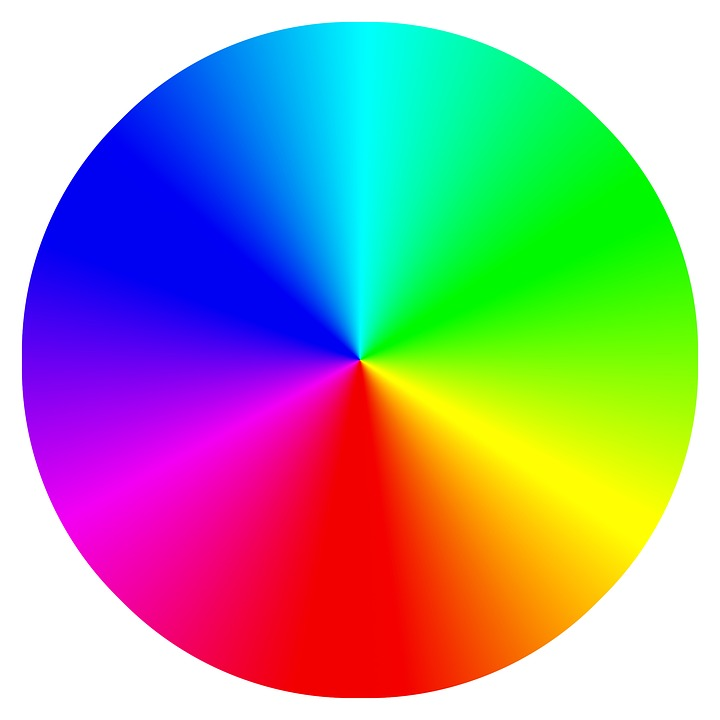
#> input picture testing/blob_testing/colourtestimg.jpg, 720 x 720 px
$ python -i blob_test_6_1.py   (imports and definitions only)
#> lines starting #> are read from the running program, lines starting #| are printed output that depends on the picture; after the words box and inside, x2 and y2 are one past the last pixel; in counts of white or black regions, pixels touching at a corner belong together
#> further down, picture is the input picture: shape (720, 720, 3); mean B, G, R 159.3, 161.2, 160.6
# GOT RID OFF EDGE DETECTION ON DIFFERENT COLOUR CHANNELS, ADDED TUNING IN CANNY EDGE

import cv2
import numpy as np
from sklearn.cluster import DBSCAN
from collections import defaultdict

NO_FRAMES = 5

# [48 lines left out: function take_image, not called in this run]

def detect_circles(frame, minDist_tune = 50, param2_tune = 40, minRadius_tune = 0, gauss_tune = 5, cannySet = True):
    """
    Takes an image in the form of a numpy array and runs Hough circle detector on it.

    Parameters:
    - frame: image frame taken using openCV
    - minDist_tune (int): Hough circle detector tuning parameter - Minimum distance between the centers of detected circles
    - param2_tune (int): Hough circle detector tuning parameter - LOWER = MORE SENSITIVE, HIGHER = LESS SENSITIVE

    Returns:
    - circles (numpy array): 3 x n array of n detected circles in the form [x, y, radius]
    """
#> called with minDist_tune = 50, param2_tune = 40, minRadius_tune = 0, gauss_tune = 5, cannySet = True

    # Convert the image to a NumPy array
    image_array = np.array(frame)

    # Normalising image
    # image_array = image_array.astype(np.float32) / 255.0

    # Altering colour channels ######################################################################
    hsv_image = cv2.cvtColor(image_array, cv2.COLOR_BGR2HSV)
#> hsv_image: shape (720, 720, 3); mean H, S, V 61.9, 177.7, 249.4

    # Define the lower and upper bounds for green and yellow in HSV
    lower_green = np.array([35, 50, 50])  # Lower bound for green
    upper_green = np.array([85, 255, 255])  # Upper bound for green

    lower_yellow = np.array([20, 50, 50])  # Lower bound for yellow
    upper_yellow = np.array([35, 255, 255])  # Upper bound for yellow

    # Create masks for green and yellow
    mask_green = cv2.inRange(hsv_image, lower_green, upper_green)
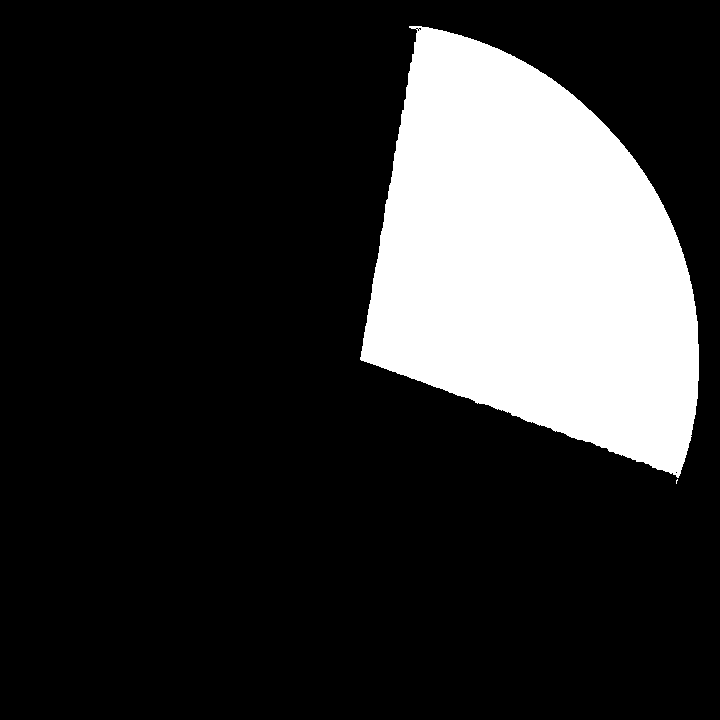
#> mask_green: shape (720, 720); 19.5% white; 2 white regions (1 under 20 px), largest, box (x1, y1, x2, y2) and area: (360, 26, 699, 478) 101138
    mask_yellow = cv2.inRange(hsv_image, lower_yellow, upper_yellow)
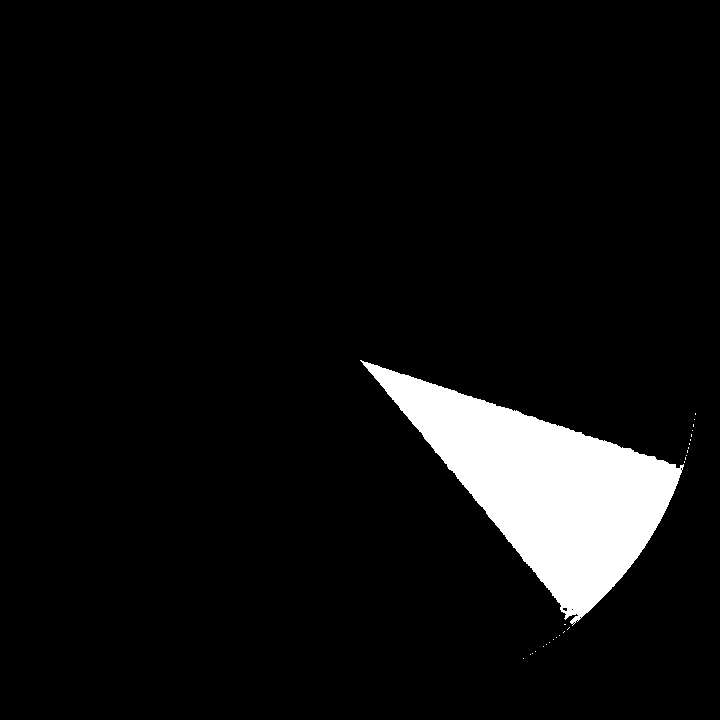
#> mask_yellow: shape (720, 720); 6.3% white; 26 white regions (25 under 20 px), largest, box (x1, y1, x2, y2) and area: (360, 360, 684, 626) 32715

    # Combine the masks
    mask = cv2.bitwise_or(mask_green, mask_yellow)
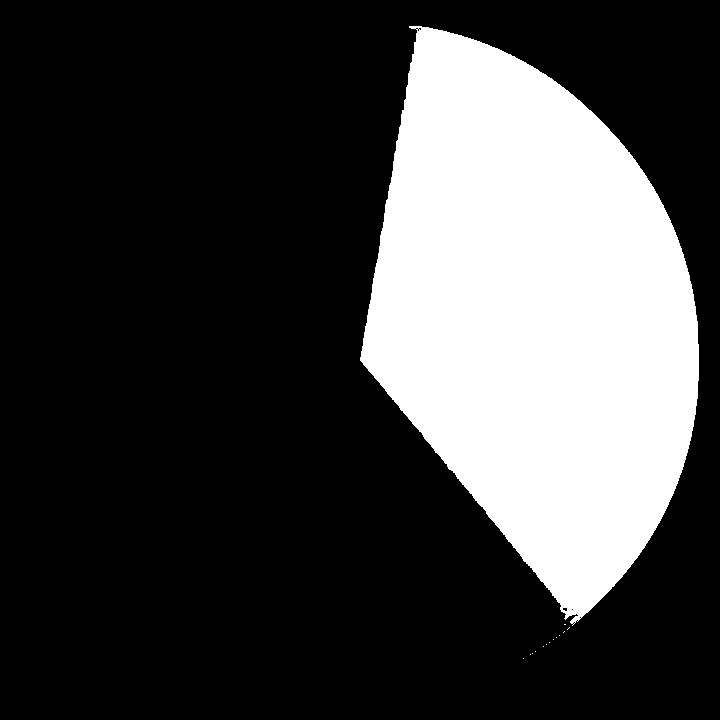
#> mask: shape (720, 720); 25.5% white; 14 white regions (13 under 20 px), largest, box (x1, y1, x2, y2) and area: (360, 26, 699, 626) 132196

    # Use the mask to extract the colored regions
    colored_regions = cv2.bitwise_and(image_array, image_array, mask=mask)
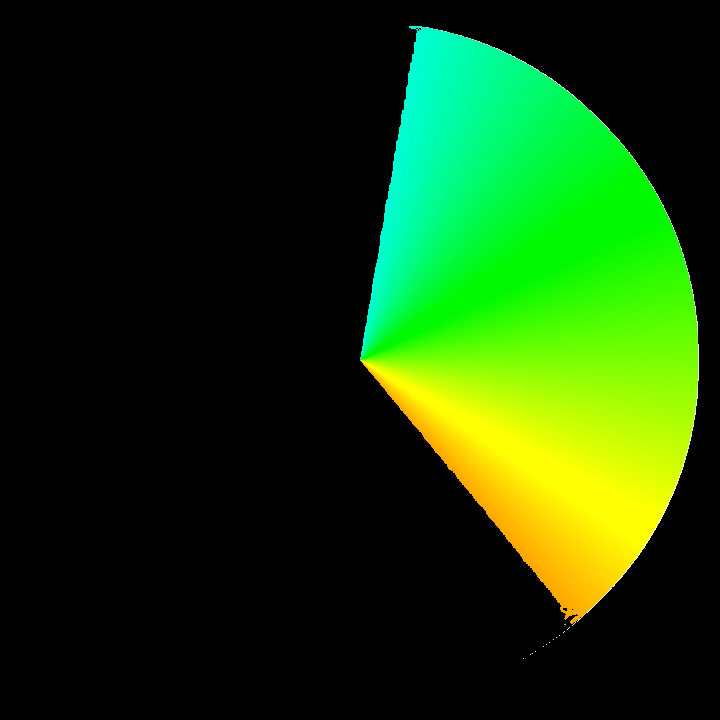
#> colored_regions: shape (720, 720, 3); mean B, G, R 10.4, 62.9, 24.7

    blurred_img = cv2.GaussianBlur(colored_regions, (5, 5), gauss_tune)

    # Edge detection ###############################################################
    find_edge_img = blurred_img

    if cannySet == True:
        edges_combined = cv2.Canny(find_edge_img, 150, 200, 5, L2gradient=True)
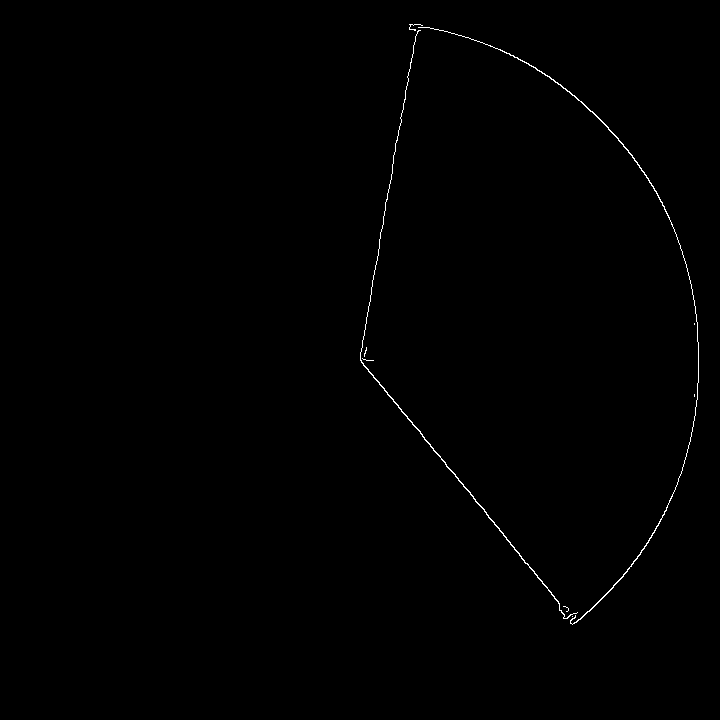
#> edges_combined: shape (720, 720); 0.35% white in thin lines or dots, all inside (x1, y1, x2, y2) = (360, 24, 699, 625)

    elif cannySet == False:
        edges_combined = cv2.Canny(find_edge_img, 150, 200)

    # Circle detection ###############################################################
    circle_det_image_gray = edges_combined

    # NOTE: TUNE THESE PARAMETERS, SPECIFICALLY PARAM2, LOWER = MORE SENSITIVE, HIGHER = LESS SENSITIVE
    circles = cv2.HoughCircles(
        circle_det_image_gray,                   # Input image
        cv2.HOUGH_GRADIENT,               # Method used (HOUGH_GRADIENT is the only one available), NOTE: needs GREYSCALE IMAGE
        dp=1,                             # Inverse ratio of the accumulator resolution to the image resolution
        minDist= minDist_tune,                       # NOTE: TUNE THIS Minimum distance between the centers of detected circles
        param1=50,                        # Higher threshold for Canny edge detection
        param2=param2_tune,                        # NOTE: TUNE THIS Accumulator threshold for the circle centers at the detection stage
        minRadius=minRadius_tune,                      # Minimum radius of the circles
        maxRadius=0                       # Maximum radius of the circles
    )
#> circles = None

    return circles

# [169 lines left out: functions clean_circles, draw_circles, view_cam, run_detector, main, not called in this run]

# [2 lines not run here, left out]


# CHANGES TO BE MADE: LOOK AT ACCUMULATOR VALUE IN CIRCLE TRASNFORM. DISPLAY THIS VALUE AND SEE IF ANY STATISTICAL ANALYSIS ON IT CAN BE DONE

>>> import cv2
>>> picture = cv2.imread('colourtestimg.jpg')
>>> result = detect_circles(picture)

$ run again, on testing/blob_testing/testimg2.jpg
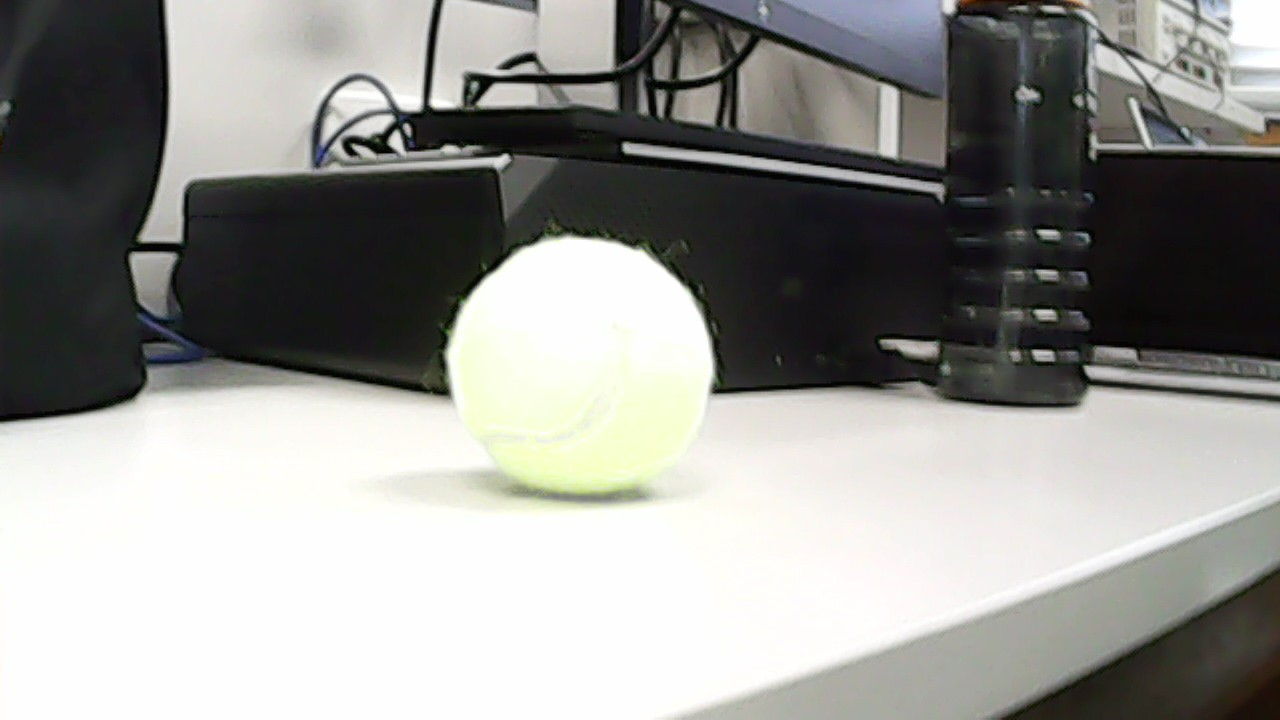
#> input picture testing/blob_testing/testimg2.jpg, 1280 x 720 px
#> picture is the input picture: shape (720, 1280, 3); mean B, G, R 145.4, 148.8, 148.7
#> hsv_image: shape (720, 1280, 3); mean H, S, V 46.8, 22.9, 150.6
#> in detect_circles, `mask_green = cv2.inRange(hsv_image, lower_green, upper_green)`:
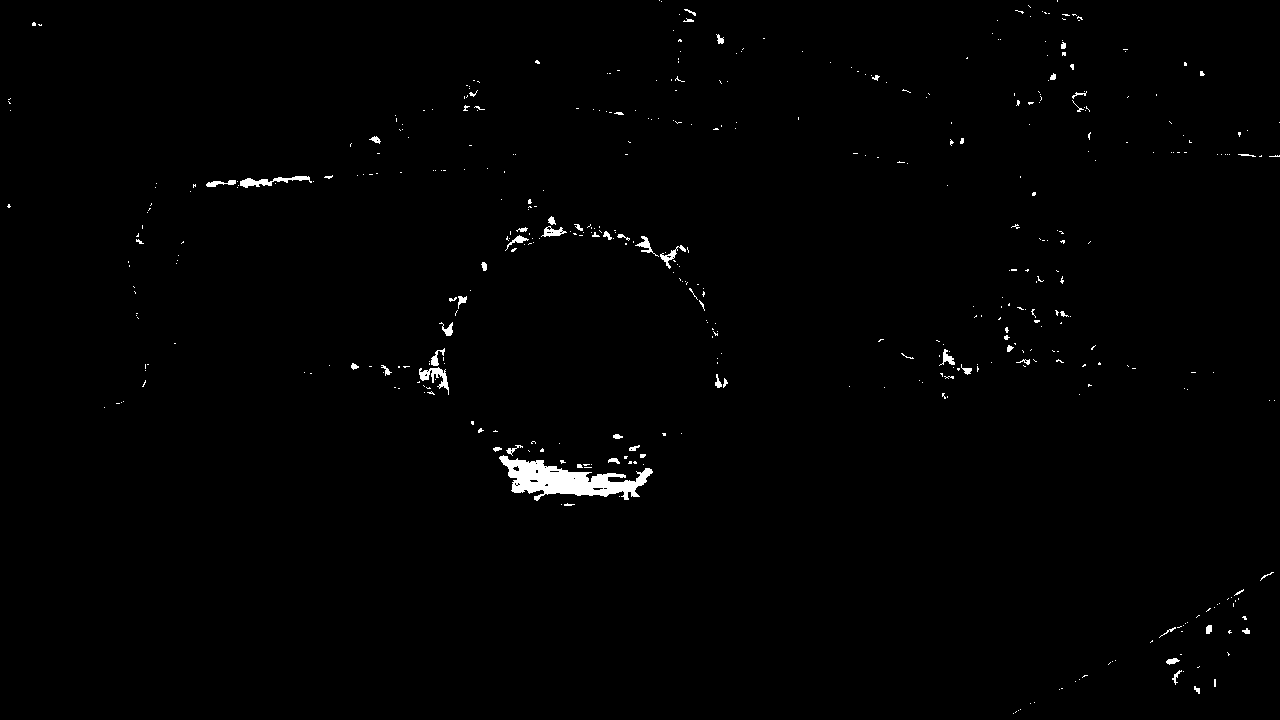
#> mask_green: shape (720, 1280); 0.86% white; 463 white regions (405 under 20 px), largest, box (x1, y1, x2, y2) and area: (499, 455, 653, 501) 3199, (240, 176, 312, 188) 343, (419, 367, 449, 395) 303
#> mask_yellow: shape (720, 1280); 0.77% white; 295 white regions (269 under 20 px), largest, box (x1, y1, x2, y2) and area: (500, 443, 637, 477) 1780, (1151, 632, 1208, 708) 1273, (1229, 612, 1270, 656) 833
#> mask: shape (720, 1280); 1.5% white; 542 white regions (476 under 20 px), largest, box (x1, y1, x2, y2) and area: (493, 443, 653, 501) 4655, (1151, 632, 1208, 708) 1311, (1228, 612, 1270, 656) 839
#> in detect_circles, `edges_combined = cv2.Canny(find_edge_img, 150, 200, 5, L2gradient=True)`:
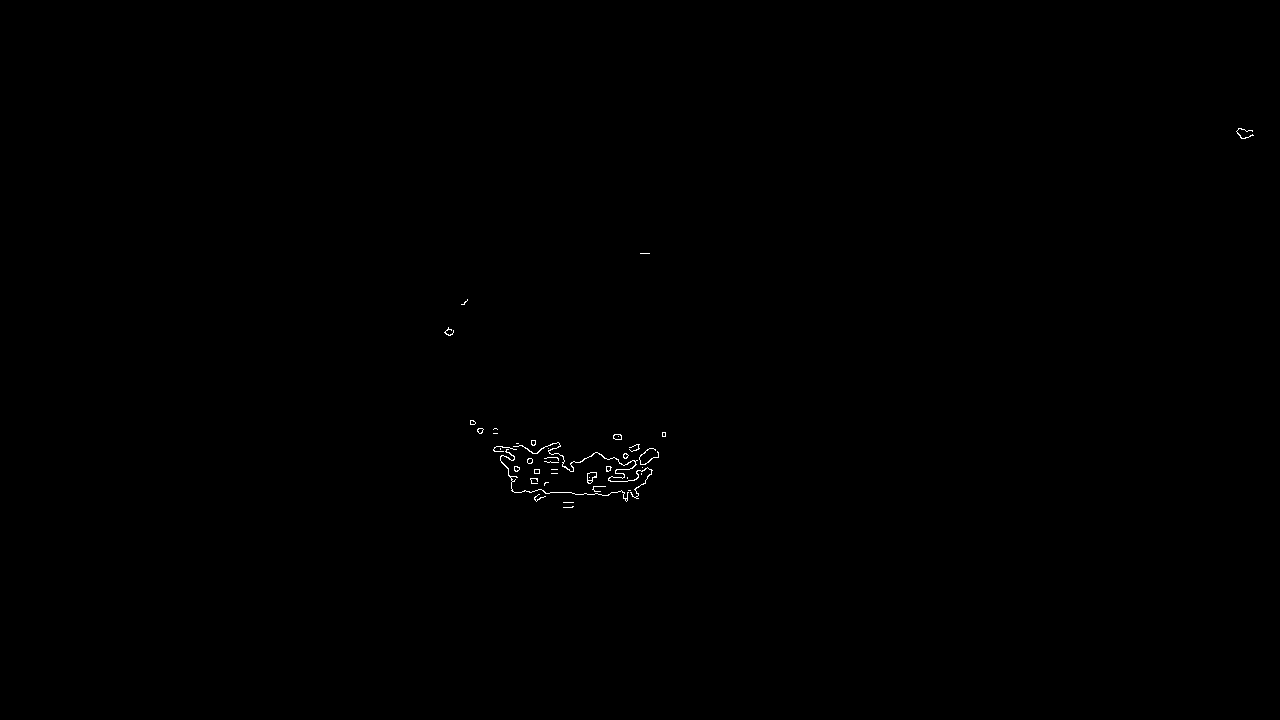
#> edges_combined: shape (720, 1280); 0.14% white in thin lines or dots, all inside (x1, y1, x2, y2) = (444, 128, 1254, 508)
#> circles = None
